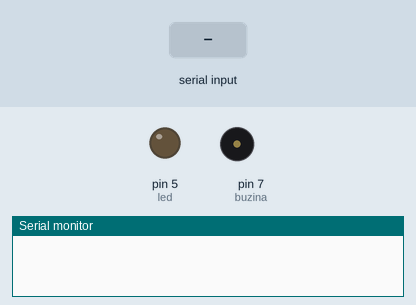
Simulated run of this sketch. Board: Arduino Uno, built with avr-gcc and run on an emulated ATmega328P. Shown: output pins drawn as LEDs (lit = HIGH), buzzer (waves = sounding), the last lines printed to the serial monitor. The inputs (shaded band) are chosen by the test bench.

Above: at 1.2 s.
1.3 s: "1\n" received over Serial
At 3.7 s:
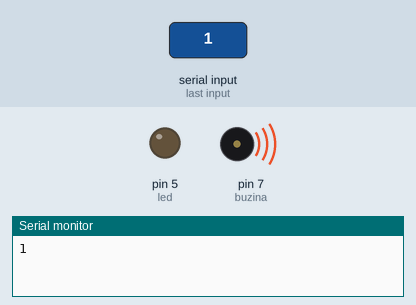
4.3 s: "2\n" received over Serial
At 4.8 s:
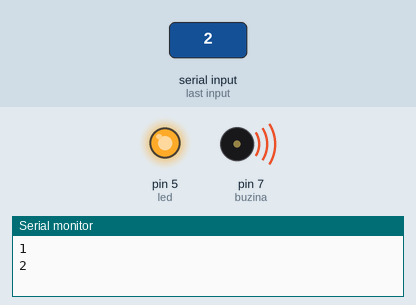
5.8 s: "3\n" received over Serial
At 12.5 s:
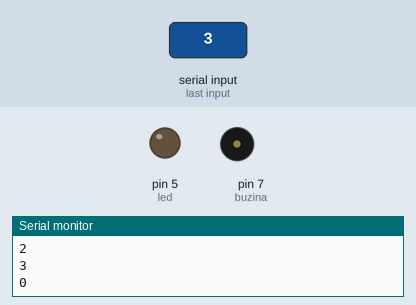
Timing chart, 0 to 13.3 s (numbered marks = the images above; inputs shaded):
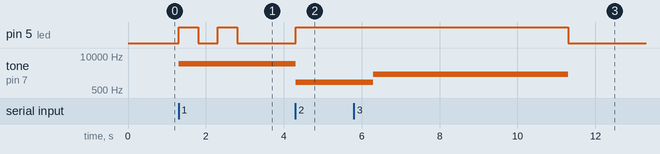

Measured:
- after the input at 1.3 s, pin 5 (led): alternates HIGH for 0.50 s and LOW for 0.50 s, 4 changes in all, then stays LOW, starting at once; tone on pin 7 (buzina): silent → 5000 Hz at once
- after the input at 4.3 s, pin 5 (led): LOW → HIGH at once; tone on pin 7 (buzina): 5000 Hz → 1000 Hz at once
- after the input at 5.8 s, pin 5 (led): HIGH → LOW after 5.5 s instead of 1.5 s; tone on pin 7 (buzina): 1000 Hz → 2000 Hz after 0.50 s, → silent 5.0 s later

The sketch:

PROJETO_BUZINA.ino
```cpp
const int led = 5;
int som;
int buzina = 7;
void setup() {
  // put your setup code here, to run once:
pinMode(led,OUTPUT);
pinMode(buzina,OUTPUT);
Serial.begin(9600);
}

void loop() {
  // put your main code here, to run repeatedly:
 if (Serial.available()){
  som = Serial.parseInt();
  Serial.println(som);
  switch( som ){
      case 1:
        tone(buzina,5000);
        digitalWrite(led,HIGH);
        delay(500);
        digitalWrite(led,LOW);
        delay(500);
        digitalWrite(led,HIGH);
        delay(500);
        digitalWrite(led,LOW);
        delay(500);
        break;
       case 2:
        tone(buzina,1000);
        digitalWrite(led,HIGH);
        delay(1000);
        digitalWrite(led,HIGH);
        delay(1000);
        break;
       case 3:
        tone(buzina,2000);
        digitalWrite(led,HIGH);
        delay(2000);
        digitalWrite(led,HIGH);
        delay(2000);
        break;
        default:
        noTone(buzina);
        digitalWrite(led,LOW);
        break;
  }
 }
}
```
